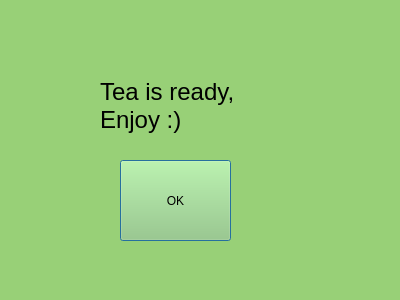
<?xml version="1.0" encoding="UTF-8"?>
<ui version="4.0">
 <class>readyDialog</class>
 <widget class="QDialog" name="readyDialog">
  <property name="geometry">
   <rect>
    <x>0</x>
    <y>0</y>
    <width>400</width>
    <height>300</height>
   </rect>
  </property>
  <property name="windowTitle">
   <string>Dialog</string>
  </property>
  <property name="styleSheet">
   <string notr="true">background-color: rgb(152, 208, 119);</string>
  </property>
  <widget class="QLabel" name="label">
   <property name="geometry">
    <rect>
     <x>100</x>
     <y>40</y>
     <width>191</width>
     <height>131</height>
    </rect>
   </property>
   <property name="font">
    <font>
     <pointsize>18</pointsize>
    </font>
   </property>
   <property name="text">
    <string>Tea is ready, Enjoy :)</string>
   </property>
   <property name="wordWrap">
    <bool>true</bool>
   </property>
  </widget>
  <widget class="QPushButton" name="pushButton">
   <property name="geometry">
    <rect>
     <x>120</x>
     <y>160</y>
     <width>111</width>
     <height>81</height>
    </rect>
   </property>
   <property name="styleSheet">
    <string notr="true">font: 14pt &quot;MS Shell Dlg 2&quot;;</string>
   </property>
   <property name="text">
    <string>OK</string>
   </property>
  </widget>
 </widget>
 <resources/>
 <connections/>
</ui>
